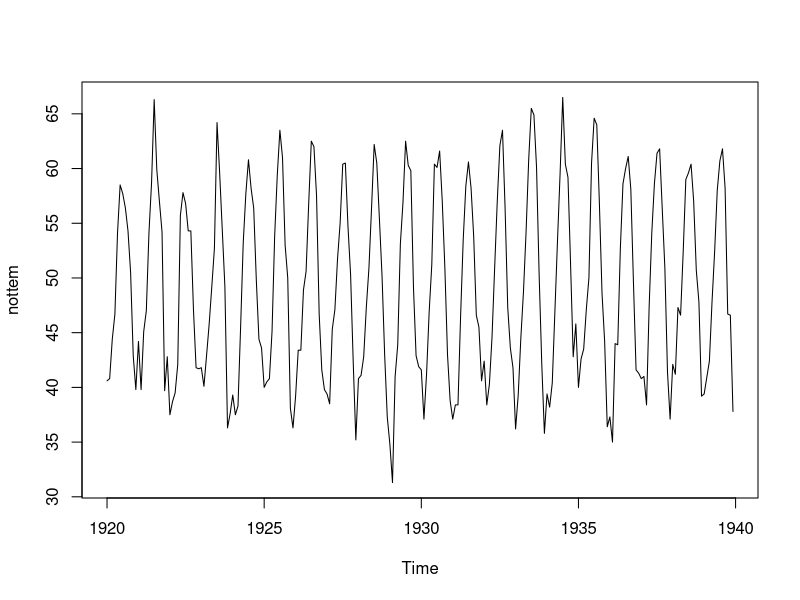
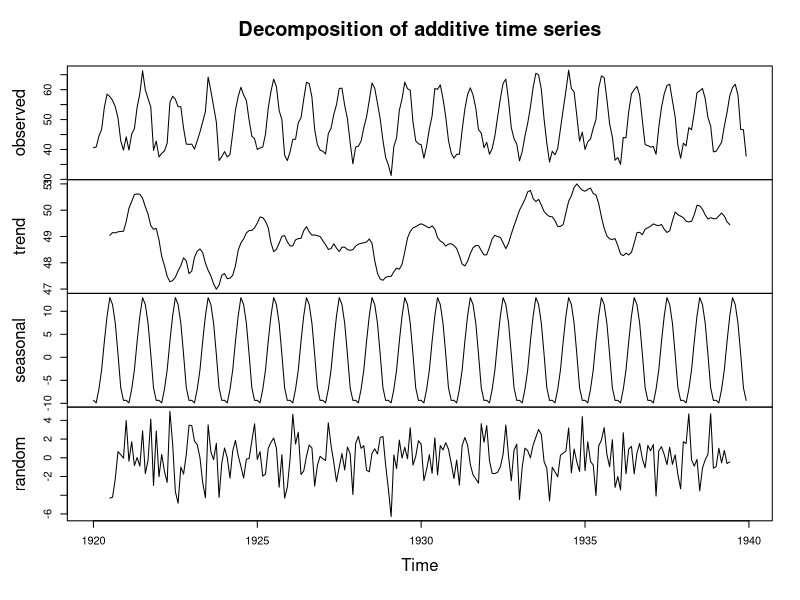
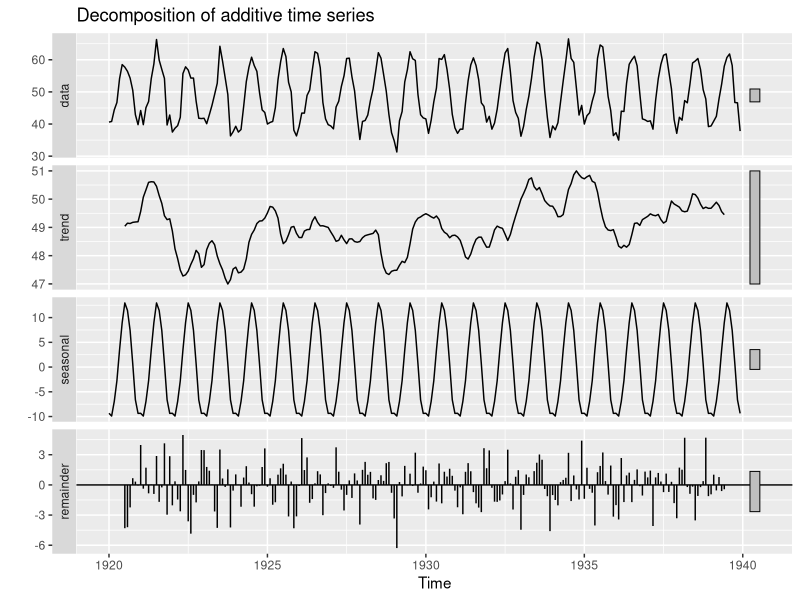
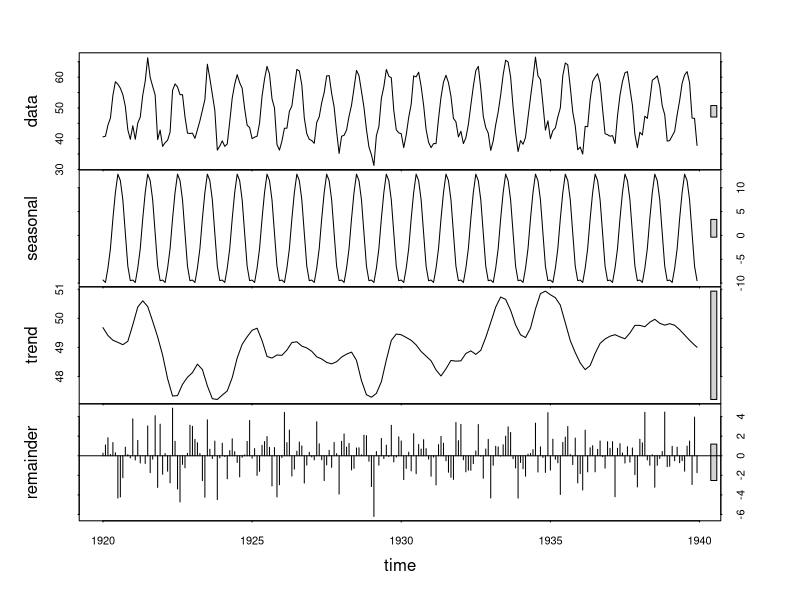
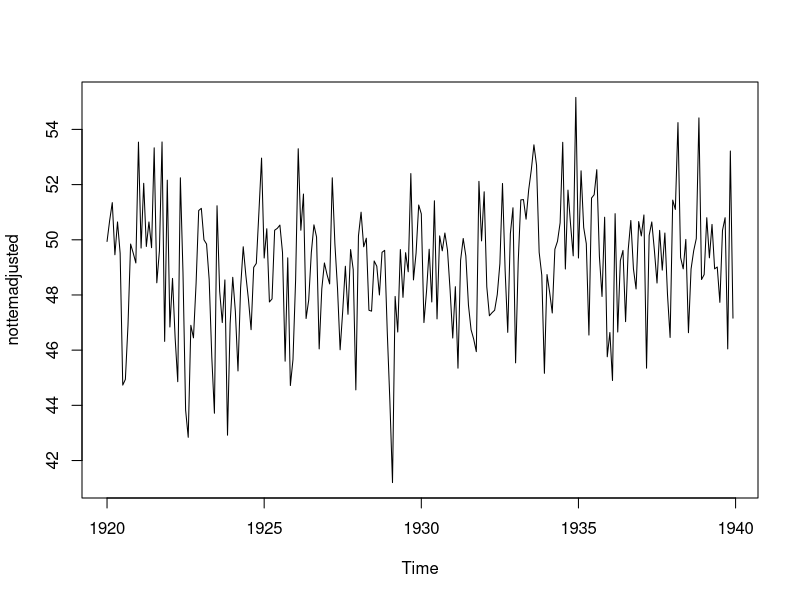
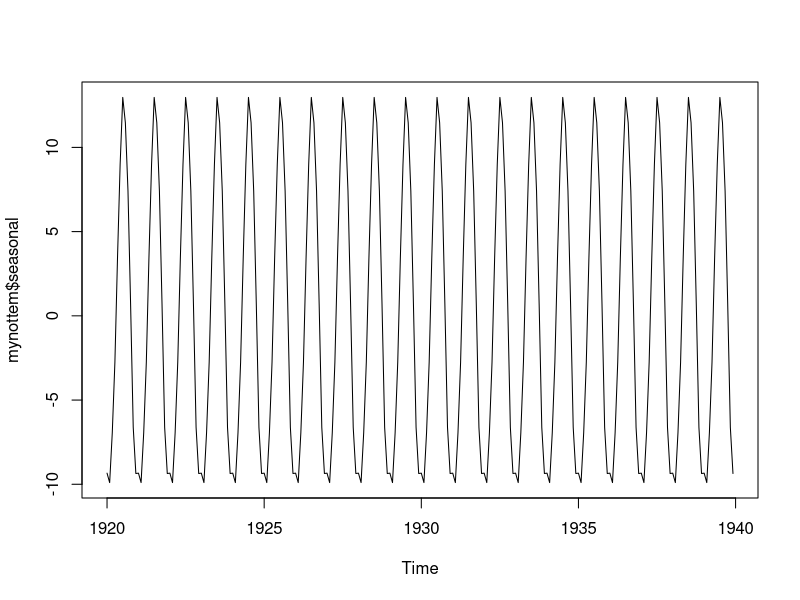
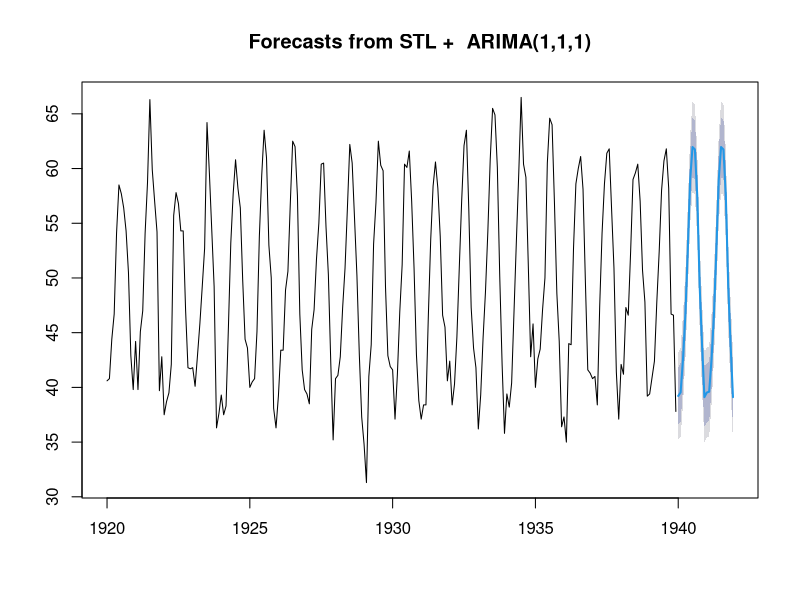
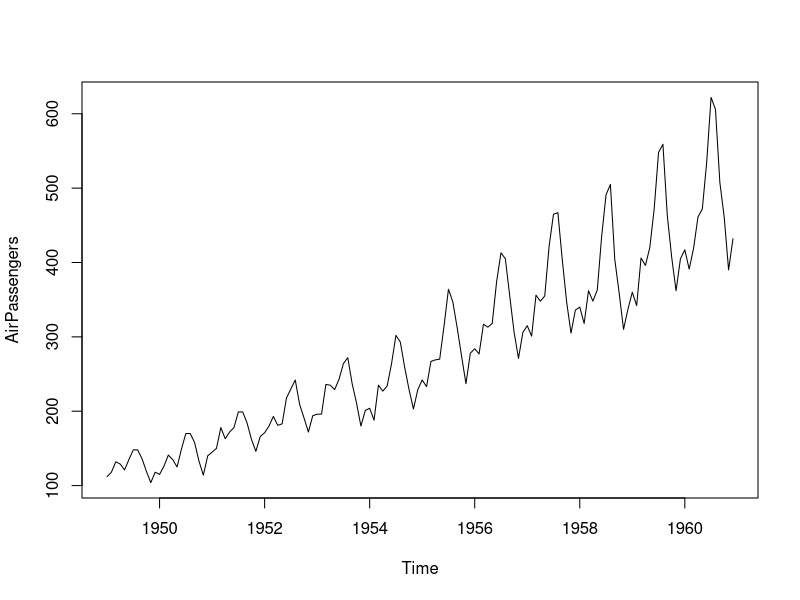

The R script that drew these images, in order:
### Decomposing Time Series (U)

plot(nottem)

frequency(nottem)

length(nottem)

decompose(nottem, type = "additive")

plot(decompose(nottem, type = "additive"))

library(forecast)

library(ggplot2)

# library(ggplot2 and forecast)
autoplot(decompose(nottem, type = "additive"))

# alternatively the function stl could be used
plot(stl(nottem, s.window="periodic"))

stl(nottem, s.window="periodic")

# seasonal adjustment
mynottem = decompose(nottem, "additive")

class(mynottem)

# we are subtracting the seasonal element
nottemadjusted = nottem - mynottem$seasonal

# getting a plot
plot(nottemadjusted)

plot(mynottem$seasonal)

# a stl forecast from the package forecast
library(forecast)
plot(stlf(nottem, method = "arima"))

### Exercise Decomposition

plot(AirPassengers)
AirPassengers
frequency(AirPassengers)

mymodel1 = decompose(AirPassengers, type = "additive")

mymodel2 = decompose(AirPassengers, type = "multiplicative")

plot(mymodel1)

plot(mymodel2)


plot(mymodel1$x - mymodel1$seasonal)

plot(mymodel1$trend + mymodel1$random)
plot(mymodel2$trend + mymodel2$random)

# This is interesting. the seasonally adjusted series using the multiplicative
# method resembles a simple line very closely compared to the additive method
# This is actually expected since we do see that the seasonal factor seems to
# vary with time. 

plot(mymodel2$seasonal)

### SMOOTHING SMA
install.packages("TTR")
library("TTR")

# in order to identify trends, we can use smoothers
# like a simple moving avg

# n identfies the order or the SMA - you can experiment with this parameter

x = c(1,2,3,4,5,6,7)

SMA(x, n = 3) # SMA fro TTR package, 3rd order
plot(x, type = "l")
lines(SMA(x, n = 3))

plot(lynx)
lines(SMA(lynx, n = 3), col = 'red')
lines(SMA(lynx, n = 10), col = "blue")


lynxsmoothed = SMA(lynx, n = 9); lynxsmoothed

# we can compare the smoothed vs the original lynx data

plot(lynx)

plot(lynxsmoothed)




# Exponential Smoothing with ets

## ets

library(forecast)

plot(nottem)

# Using function ets
etsmodel = ets(nottem); etsmodel

# The result is an ETS(A,N,A), which means additive error, no trend, additive
# seasonality

# Plotting the model vs original
plot(nottem)
lines(etsmodel$fitted, col = "red")

# Plotting the forecast
plot(forecast(etsmodel, h = 12))

# Changing the prediction interval
plot(forecast(etsmodel, h = 12, level = 95))

# Manually setting the ets model
etsmodmult = ets(nottem, model ="MZM"); etsmodmult

# Plot as comparison
plot(nottem, lwd = 3)
lines(etsmodmult$fitted, col = "red")